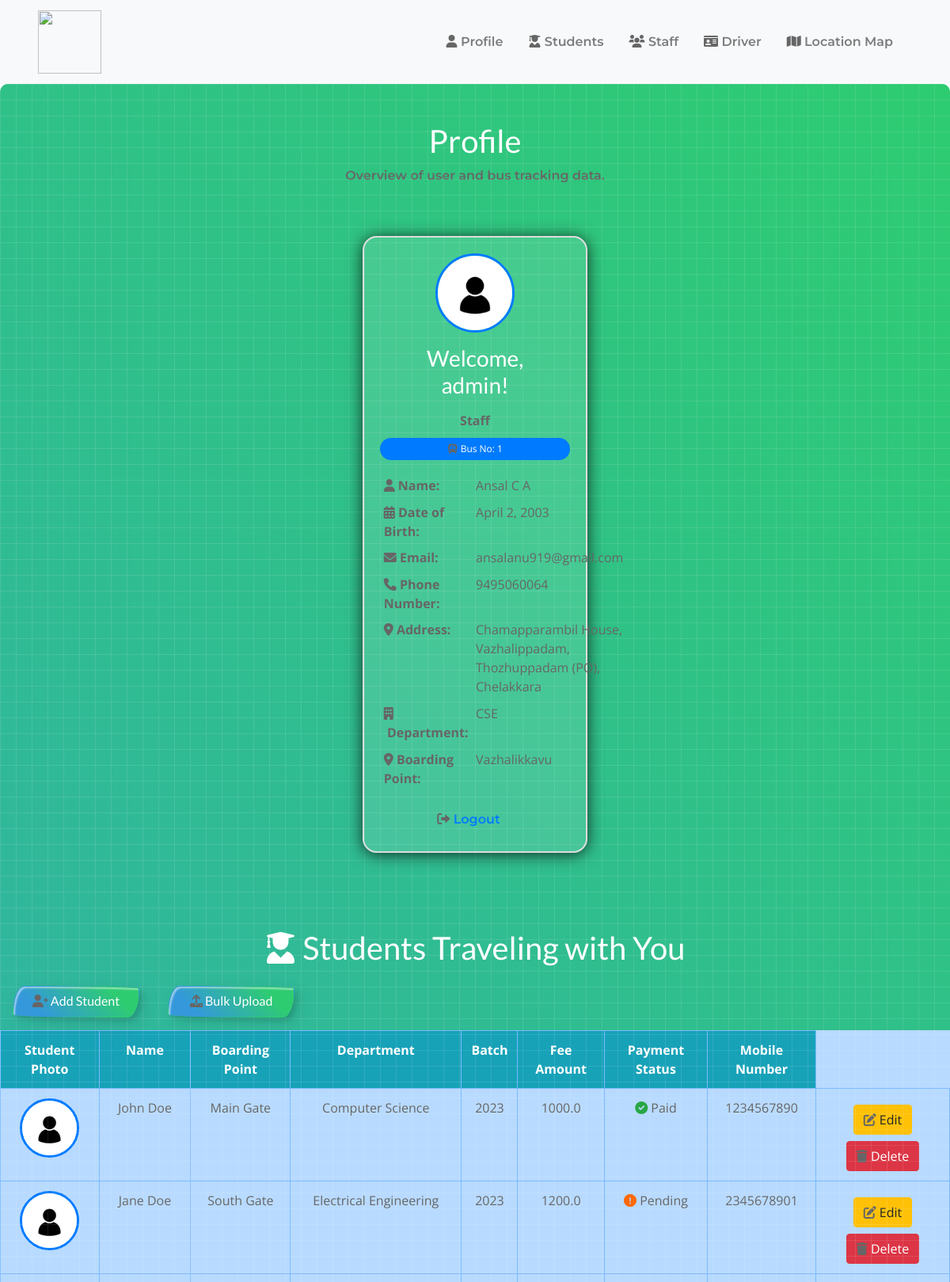
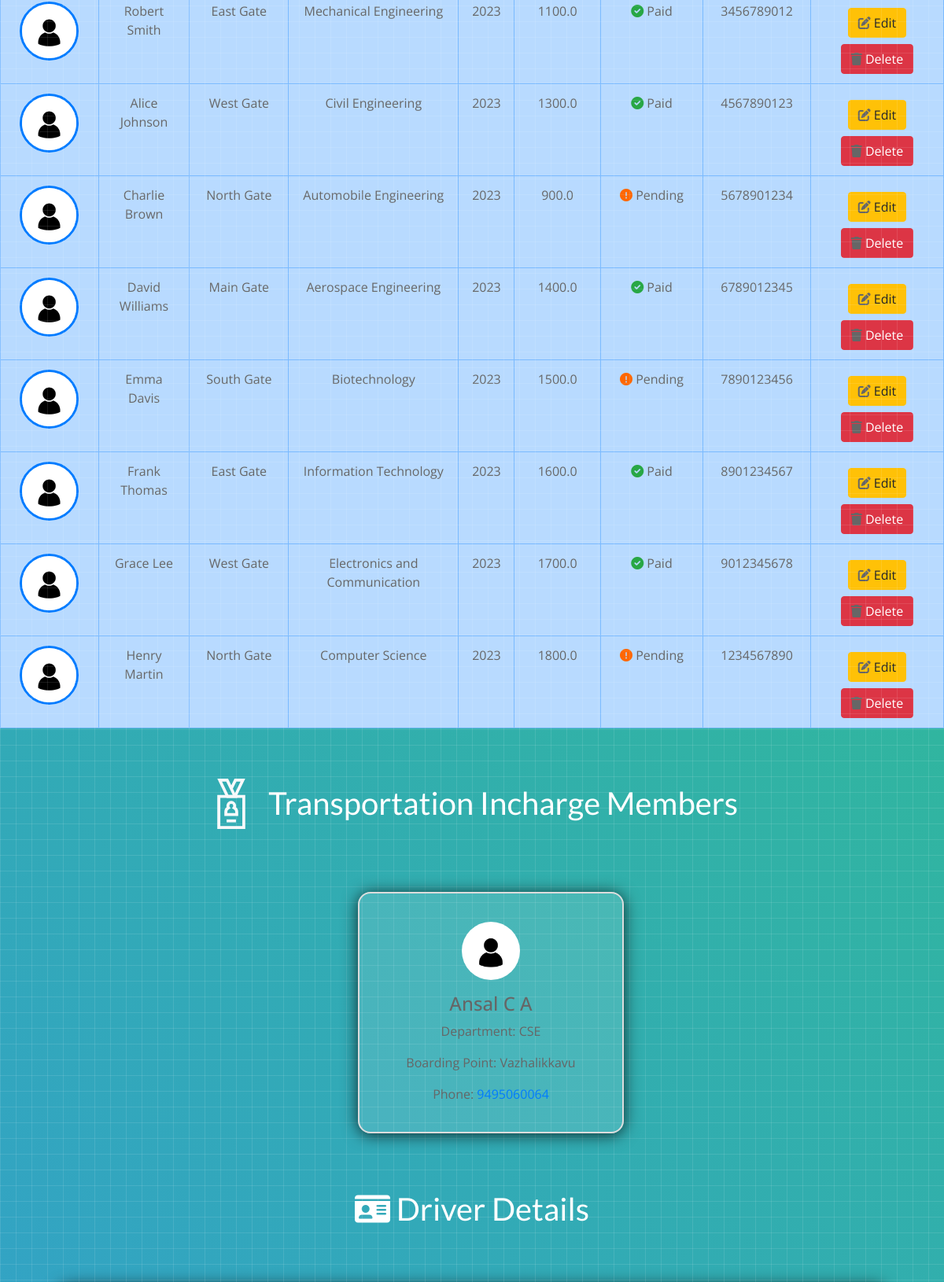
Screenshot of /accounts/dashboard/ (signed in, upper part) with the database file from the repository (2 pictures, top to bottom).
### accounts/models.py (models this page shows, shortened)
class User(AbstractUser):
    ROLE_CHOICES = [
        ('Staff', 'Staff'),
        ('Student', 'Student'),
        ('Driver', 'Driver'),
        ('Parent', 'Parent')
    ]
    contact_number = models.CharField(max_length=10, blank=True, null=True)
    role = models.CharField(max_length=20, choices=ROLE_CHOICES, default='Student')
    address = models.CharField(max_length=255, blank=True, null=True)
    date_of_birth = models.DateField(null=True, blank=True, validators=[validate_age], help_text="Enter your birthdate in YYYY-MM-DD format.")
    profile_image = models.ImageField(upload_to='profile_images/', default='default_profile.png')
    groups = models.ManyToManyField(Group, related_name='custom_user_groups', blank=True)
    user_permissions = models.ManyToManyField(Permission, related_name='custom_user_permissions', blank=True)
    objects = UserManager()
    USERNAME_FIELD = 'username'
    REQUIRED_FIELDS = ['first_name', 'last_name', 'email', 'contact_number', 'address', 'date_of_birth']

class Bus(models.Model):
    bus_id = models.CharField(max_length=3, unique=True)
    plate_number = models.CharField(max_length=50, unique=True)
    capacity = models.PositiveIntegerField()
    driver = models.OneToOneField('Driver', on_delete=models.SET_NULL, null=True, blank=True, related_name='bus')
    live_location_url = models.URLField(max_length=500, blank=True, null=True)

class Staff(models.Model):
    user = models.OneToOneField(User, on_delete=models.CASCADE)
    department = models.CharField(max_length=100)
    boarding_point = models.CharField(max_length=100, blank=True, null=True)
    bus = models.ForeignKey('Bus', on_delete=models.SET_NULL, null=True, blank=True, related_name='staffs')

class Student(models.Model):
    user = models.OneToOneField(User, on_delete=models.CASCADE)
    department = models.CharField(max_length=100)
    boarding_point = models.CharField(max_length=100, blank=True, null=True)
    bus = models.ForeignKey('Bus', on_delete=models.SET_NULL, null=True, blank=True, related_name='students')
    batch = models.CharField(max_length=20)
    bus_fare_amount = models.FloatField()
    payment_status = models.BooleanField(default=False)
    parent = models.ForeignKey('Parent', on_delete=models.SET_NULL, null=True, blank=True, related_name='students')

### accounts/views.py (the view, shortened to what this page needs)
# urls.py: path('dashboard/', dashboard, name='dashboard'),
@login_required
def dashboard(request):
    user = request.user
    staff_or_student_roles = ["Staff", "Student", "Parent"]
    if user.role == 'Staff':
        user.get_profile = get_object_or_404(Staff, user=user)
        bus = user.get_profile.bus
        students = Student.objects.filter(bus=bus)
        staff_members = Staff.objects.filter(bus=bus)
        driver = bus.driver if bus else None
    else:
        user.get_profile = None
        bus = None
        students = None
        staff_members = None
        driver = None
    live_location_url = bus.live_location_url if bus else None
    return render(
        request,
        'dashboard.html',
        {
            'user': user,
            'bus': bus,
            'staff_or_student_roles': staff_or_student_roles,
            'students': students,
            'staff_members': staff_members,
            'driver': driver,
            'live_location_url': live_location_url,
        }
    )

### templates/dashboard.html (shortened to what this page needs)
{% extends 'base_generic.html' %}
{% block content %}
<div class="bg-container">
    <div id="sectionProfile">
        <h1 class="heading mt-5">Profile</h1>
        <p class="title highlights">Overview of user and bus tracking data.</p>
        <div class="row d-flex flex-row justify-content-center">
            <div class="col-12 col-md-6 col-lg-4 d-flex flex-row justify-content-center">
                <div class="card profile-card m-5 w-100">
                    <div>
                        <img src="{{ user.profile_image.url }}" alt="User Image">
                    </div>
                    <h3 class="heading m-3">Welcome, {{ user.username }}!</h3>
                    <b>{{ user.role }}</b>
                    <span class="bus-route"><i class="fas fa-bus"></i>&nbsp;Bus No: {{ bus.bus_id }}</span>
                    <div class="info">
                        <table class="table table-borderless table-hover table-sm">
                            <tr>
                                <th><i class="fas fa-user">&nbsp;</i>Name:</th>
                                <td>{{ user.first_name }} {{ user.last_name }}</td>
                            </tr>
                            <tr>
                                <th><i class="fas fa-calendar-alt"></i>&nbsp;Date of Birth:</th>
                                <td>{{ user.date_of_birth }}</td>
                            </tr>
                            <tr>
                                <th><i class="fas fa-envelope"></i>&nbsp;Email:</th>
                                <td>{{ user.email }}</td>
                            </tr>
                            <tr>
                                <th><i class="fas fa-phone"></i>&nbsp;Phone Number:</th>
                                <td>{{ user.contact_number }}</td>
                            </tr>
                            <tr>
                                <th><i class="fas fa-map-marker-alt"></i>&nbsp;Address:</th>
                                <td>{{ user.address }}</td>
                            </tr>
                            {% if user.get_profile %}
                            {% if user.role == 'Staff' %}
                            <tr>
                                <th><i class="fas fa-building"></i>&nbsp;Department:</th>
                                <td>{{ user.get_profile.department }}</td>
                            </tr>
                            <tr>
                                <th><i class="fas fa-map-marker-alt"></i>&nbsp;Boarding Point:</th>
                                <td>{{ user.get_profile.boarding_point }}</td>
                            </tr>
                            {% endif %}
                            {% endif %}
                        </table>
                    </div>
                    <a class="nav-link highlights mr-lg-3" href="{% url 'logout' %}"><i class="fas fa-sign-out-alt"></i>
                        Logout</a>
                </div>
            </div>
        </div>
    </div>
    {% if user.get_profile %}
    {% if user.role == 'Staff' %}
    <div id="sectionStudents">
        <h1 class="heading mt-5"><i class="fas fa-user-graduate" style="color:white;"></i> Students Traveling with You
        </h1>
        <a href="#" class="btn m-3 custom-btn btn-1" data-toggle="modal" data-target="#addStudentModal"><i
                class="fas fa-user-plus"></i> Add Student</a>
        <a href="#" class="btn m-3 custom-btn btn-1" data-toggle="modal" data-target="#bulkUploadModal"><i
                class="fas fa-upload"></i> Bulk Upload</a>
        <div class="table-responsive">
            <table class="table table-bordered table-hover table-primary">
                <tr class="text-center bg-info">
                    <th class="text-white">Student Photo</th>
                    <th class="text-white">Name</th>
                    <th class="text-white">Boarding Point</th>
                    <th class="text-white">Department</th>
                    <th class="text-white">Batch</th>
                    <th class="text-white">Fee Amount</th>
                    <th class="text-white">Payment Status</th>
                    <th class="text-white">Mobile Number</th>
                </tr>
                {% for student in students %}
                <tr class="text-center">
                    <td>
                        <img src="{{ student.user.profile_image.url }}"
                             style="width: 75px; height: 75px; border-radius: 50%; border: 3px solid #007bff; cursor: pointer;"
                             alt="No Student Image"
                             data-toggle="modal" data-target="#imageModal{{ student.id }}"
                             data-image-url="{{ student.user.profile_image.url }}">
                    </td>
                    <td>{{ student.user.first_name }} {{ student.user.last_name }}</td>
                    <td>{{ student.boarding_point }}</td>
                    <td>{{ student.department }}</td>
                    <td>{{ student.batch }}</td>
                    <td>{{ student.bus_fare_amount }}</td>
                    <td>{% if student.payment_status %}
                        <i class="fas fa-check-circle text-success"></i> Paid
                        {% else %}
                        <i class="fas fa-exclamation-circle" style="color: #ff6700;"></i> Pending
                        {% endif %}
                    </td>
                    <td>{{ student.user.contact_number}}</td>
                    <td>
                        <a href="{% url 'update_student' student.id %}" class="btn btn-warning m-2"><i
                                class="fas fa-edit"></i> Edit</a>
                        <button type="button" class="btn btn-danger" data-toggle="modal"
                                data-target="#staticBackdrop{{ student.id }}">
                            <i class="fas fa-trash"></i> Delete
                        </button>
                    </td>
                </tr>
                {% endfor %}
            </table>
        </div>
    </div>
    {% endif %}
    {% endif %}
    <div id="sectionStaff">
        <h1 class="heading mt-5">
            &nbsp;Transportation Incharge Members
        </h1>
        <div class="row d-flex flex-row justify-content-center m-5">
            {% for staff in staff_members %}
            <div class="col-12 col-md-6 col-lg-4">
                <div class="details-card m-4 title">
                    <div>
                        <img src="{{ staff.user.profile_image.url }}" style="border-radius:50px" class="w-25 m-3"
                             alt="Staff Photo"/>
                    </div>
                    <h4>{{ staff.user.first_name }} {{ staff.user.last_name }}</h4>
                    <p>Department: {{ staff.department }}</p>
                    <p>Boarding Point: {{ staff.boarding_point }}</p>
                    <p>Phone: <a href="tel:{{ staff.user.contact_number }}">{{ staff.user.contact_number }}</a></p>
                </div>
            </div>
            {% endfor %}
        </div>
    </div>
    <div id="sectionDriver">
        <h1 class="heading mt-5"><i class="fas fa-id-card" style="color:white;"></i>&nbsp;Driver Details</h1>
        <div class="row d-flex flex-row justify-content-center m-5">
        </div>
    </div>
</div>
{% endblock %}

### templates/base_generic.html (shortened to what this page needs)
<!DOCTYPE html>
{% load static %}
<html>
<head>
    <link rel="stylesheet" href="{% static 'custom.css' %}">
    <link rel="stylesheet" href="https://cdnjs.cloudflare.com/ajax/libs/font-awesome/6.0.0/css/all.min.css">
    <link rel="stylesheet" href="https://stackpath.bootstrapcdn.com/bootstrap/4.5.2/css/bootstrap.min.css"
/>
</head>
<body>
{% include 'navbar.html' %}
<div class="bg-container">
    {% block content %}
    {% endblock %}
</div>
</body>
</html>

### templates/navbar.html (shortened to what this page needs)
{% if user.is_authenticated %}
<nav class="navbar navbar-expand-lg navbar-light bg-light sticky-top pl-5 pr-5">
    <a class="navbar-brand"><img src="https://i.postimg.cc/13PwmCm5/bus-logo-image-1.png" class="nav-logo-image"/></a>
    <div class="collapse navbar-collapse" id="navbarNavAltMarkup">
        <div class="navbar-nav ml-auto">
            <a class="nav-link highlights mr-lg-3" href="{% url 'dashboard' %}" onclick="display('sectionProfile')"><i class="fas fa-user"></i> Profile</a>
            {% if user.get_profile %}
            {% if user.role == 'Staff' %}
            <a class="nav-link highlights mr-lg-3" onclick="display('sectionStudents')"><i class="fas fa-user-graduate"></i> Students</a>
            {% endif %}
            {% endif %}
            <a class="nav-link highlights mr-lg-3" onclick="display('sectionStaff')"><i class="fas fa-users"></i> Staff</a>
            <a class="nav-link highlights mr-lg-3" onclick="display('sectionDriver')"><i class="fas fa-id-card"></i> Driver</a>
            <a class="nav-link highlights mr-lg-3" onclick="display('sectionMap')"><i class="fas fa-map"></i> Location Map</a>
        </div>
    </div>
</nav>
{% endif %}

### static/custom.css (style rules this page uses)
* { color: #666666; font-family: Open Sans; }
.nav-logo-image { width: 5rem; height: 5rem; }
.bg-container { width: 100%; height: 100%; background: linear-gradient(45deg, #3498db, #2ecc71); border-radius: 10px; position: relative; overflow: hidden; }
.bg-container::before { content: ""; position: absolute; width: 100%; height: 100%; background-image: linear-gradient(90deg, rgba(255, 255, 255, 0.1) 1px, transparent 1px), linear-gradient(rgba(255, 255, 255, 0.1) 1px, transparent 1px); background-size: 20px 20px; pointer-events: none; }
.heading { color: white; font-family: Lato; text-align: center; }
.title { color: #666666; text-align: center; font-family: Lato; }
.highlights { font-weight: 600; font-family: Montserrat; }
.custom-btn { width: 10rem; height: 40px; color: #fff !important; border-radius: 10%100%10%100%/100%10%100%10% !important; padding: 10px 25px; font-family: 'Lato', sans-serif; font-weight: 500; background: transparent; cursor: pointer; transition: all 0.3s ease; position: relative; display: inline-block; box-shadow: inset 2px 2px 2px 0px rgba(255, 255, 255, .5), 7px 7px 20px 0px rgba(0, 0, 0, .1), 4px 4px 5px 0px rgba(0, 0, 0, .1); outline: none; }
.btn-1 { background-color: #3498db; background: linear-gradient(45deg, rgba(52, 152, 219) 20%, rgba(46, 204, 113, 1) 80%); border: none; border-radius: 8px; transition: background 0.3s, transform 0.2s, box-shadow 0.3s; }
.btn-1:before { height: 0%; width: 2px; }
.card { background-color: rgba(255, 255, 255, 0.111) !important; padding: 20px; border: 2px solid #ddd !important; border-radius: 18px !important; box-shadow: 0px 2px 20px rgba(0, 0, 0, 0.75); text-align: center; }
.details-card { background-color: rgba(255, 255, 255, 0.111); padding: 20px; border: 2px solid #ddd; border-radius: 1rem; box-shadow: 0px 2px 20px rgba(0, 0, 0, 0.75); transition: transform 1s; text-align: center; width:100%; }
.profile-card { width: 75vw; border-radius: 10px; box-shadow: 0px 2px 20px rgba(0, 0, 0, 0.75); text-align: center; transition: 1s; }
.profile-card img { width: 100px; height: 100px; border-radius: 50%; border: 3px solid #007bff; }
.profile-card .info { margin-top: 15px; text-align: left; }
.bus-route { background: #007bff; color: white; padding: 5px 15px; border-radius: 15px; font-size: 12px; display: inline-block; margin-top: 10px; }

### rows the page displays
User: profile_image (placeholder picture), username "admin", role "Staff", first_name "Ansal", last_name "C A", date_of_birth "April 2, 2003", email "ansalanu919@gmail.com", contact_number "9495060064", address "Chamapparambil House, Vazhalippadam, Thozhuppadam (PO), Chelakkara", get_profile.department "CSE", get_profile.boarding_point "Vazhalikkavu"
Bus: bus_id "1"
Student: user.profile_image (placeholder picture), user.first_name "John", user.last_name "Doe", boarding_point "Main Gate", department "Computer Science", batch "2023", bus_fare_amount "1000.0", payment_status True (drawn), user.contact_number "1234567890"
Student: user.profile_image (placeholder picture), user.first_name "Jane", user.last_name "Doe", boarding_point "South Gate", department "Electrical Engineering", batch "2023", bus_fare_amount "1200.0", payment_status False (drawn), user.contact_number "2345678901"
Student: user.profile_image (placeholder picture), user.first_name "Robert", user.last_name "Smith", boarding_point "East Gate", department "Mechanical Engineering", batch "2023", bus_fare_amount "1100.0", payment_status True (drawn), user.contact_number "3456789012"
Student: user.profile_image (placeholder picture), user.first_name "Alice", user.last_name "Johnson", boarding_point "West Gate", department "Civil Engineering", batch "2023", bus_fare_amount "1300.0", payment_status True (drawn), user.contact_number "4567890123"
Student: user.profile_image (placeholder picture), user.first_name "Charlie", user.last_name "Brown", boarding_point "North Gate", department "Automobile Engineering", batch "2023", bus_fare_amount "900.0", payment_status False (drawn), user.contact_number "5678901234"
Student: user.profile_image (placeholder picture), user.first_name "David", user.last_name "Williams", boarding_point "Main Gate", department "Aerospace Engineering", batch "2023", bus_fare_amount "1400.0", payment_status True (drawn), user.contact_number "6789012345"
Student: user.profile_image (placeholder picture), user.first_name "Emma", user.last_name "Davis", boarding_point "South Gate", department "Biotechnology", batch "2023", bus_fare_amount "1500.0", payment_status False (drawn), user.contact_number "7890123456"
Student: user.profile_image (placeholder picture), user.first_name "Frank", user.last_name "Thomas", boarding_point "East Gate", department "Information Technology", batch "2023", bus_fare_amount "1600.0", payment_status True (drawn), user.contact_number "8901234567"
Student: user.profile_image (placeholder picture), user.first_name "Grace", user.last_name "Lee", boarding_point "West Gate", department "Electronics and Communication", batch "2023", bus_fare_amount "1700.0", payment_status True (drawn), user.contact_number "9012345678"
Student: user.profile_image (placeholder picture), user.first_name "Henry", user.last_name "Martin", boarding_point "North Gate", department "Computer Science", batch "2023", bus_fare_amount "1800.0", payment_status False (drawn), user.contact_number "1234567890"
Staff: user.profile_image (placeholder picture), user.first_name "Ansal", user.last_name "C A", department "CSE", boarding_point "Vazhalikkavu", user.contact_number "9495060064"
